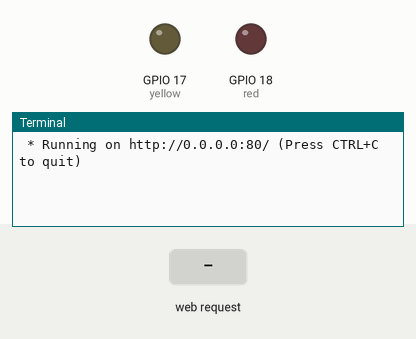
The program below on a simulated Raspberry Pi (BCM pin numbers). Shown: output pins drawn as LEDs (lit = HIGH), the last lines printed to the terminal. The inputs (shaded band) are chosen by the test bench. The clock reads 2024-03-15 10:24:30 at power-on unless the program sets it.

Above: at 1.2 s.
1.3 s: HTTP request for / received
At 1.8 s:
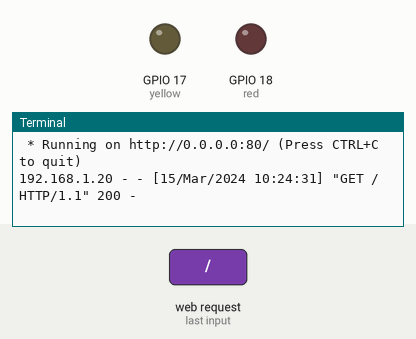
2.8 s: HTTP request for / received with the fields submitBtn=You
At 4.2 s:
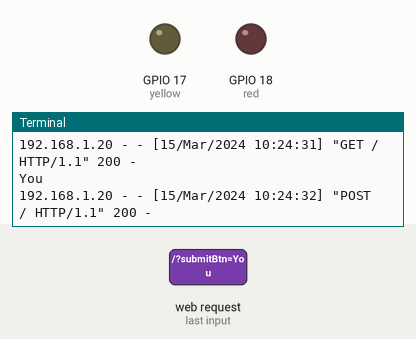

The program:

app.py
```python
from flask import Flask, render_template, request
import RPi.GPIO as GPIO

GPIO.setwarnings(False)
GPIO.setmode(GPIO.BCM)
GPIO.setup(17,GPIO.OUT)
GPIO.setup(18,GPIO.OUT)

app = Flask(__name__)


@app.route("/", methods=["GET","POST"])
def index():
	msg1 = ""
	msg2 = ""
	btn1 = ""
	btn2 = ""
	yellow = GPIO.input(17)
	red = GPIO.input(18)

	if not yellow:
		btn1 = "Turn on Yellow"
	elif yellow:
		btn1 = "Turn off Yellow"
	if not red:
		btn2 = "Turn on Red"
	elif red:
		btn2 = "Turn off Red"

	if request.method == "POST":
		val = request.form.get("submitBtn")
		print(val)
		if val == "You clicked 1!" and not yellow:
			msg1 = request.form.get("submitBtn")
			GPIO.output(17,GPIO.HIGH)
			yellow = False
			btn1 = "Turn off Yellow"
		elif val == "You clicked 1!" and yellow:
			msg1 = request.form.get("submitBtn")
                        GPIO.output(17,GPIO.LOW)
			yellow = True
			btn1 = "Turn on Yellow"
		elif val == "You clicked 2!" and not red:
			msg2 = request.form.get("submitBtn")
			GPIO.output(18,GPIO.HIGH)
			red = False
			btn2 = "Turn off Red"
		elif val == "You clicked 2!" and red:
			msg2 = request.form.get("submitBtn")
			GPIO.output(18,GPIO.LOW)
			red = True
			btn2 = "Turn on Red"
	else:
		GPIO.output(17,GPIO.LOW)
		msg1 = "Button 1: No click yet."
		GPIO.output(18,GPIO.LOW)
		msg2 = "Button 2: No click yet."
	return render_template("index.html", msg1=msg1, msg2=msg2, btn1=btn1, btn2=btn2)

if __name__ == "__main__":
	app.run(host="0.0.0.0", port=80)
```

Measured:
- after the input at 1.3 s, the terminal: prints a new line at once (image 1)
- after the input at 2.8 s, the terminal: prints a new line at once (image 2)
